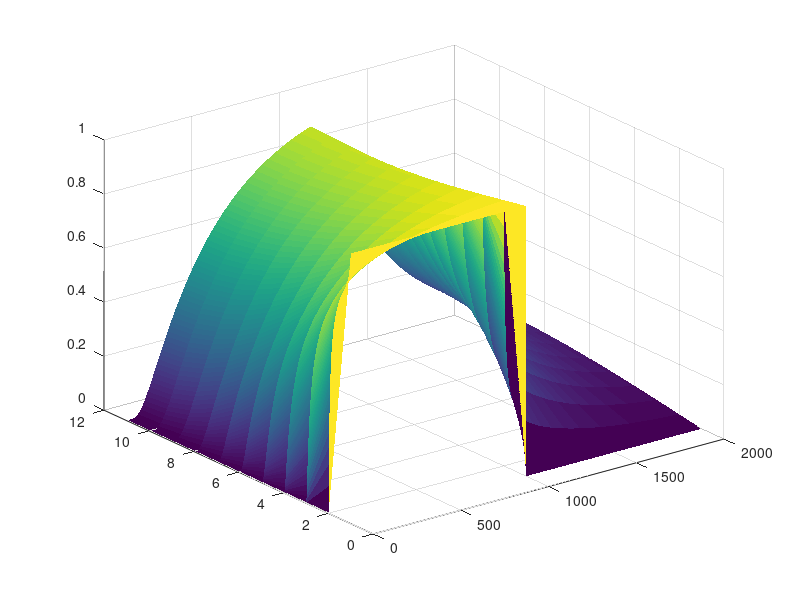
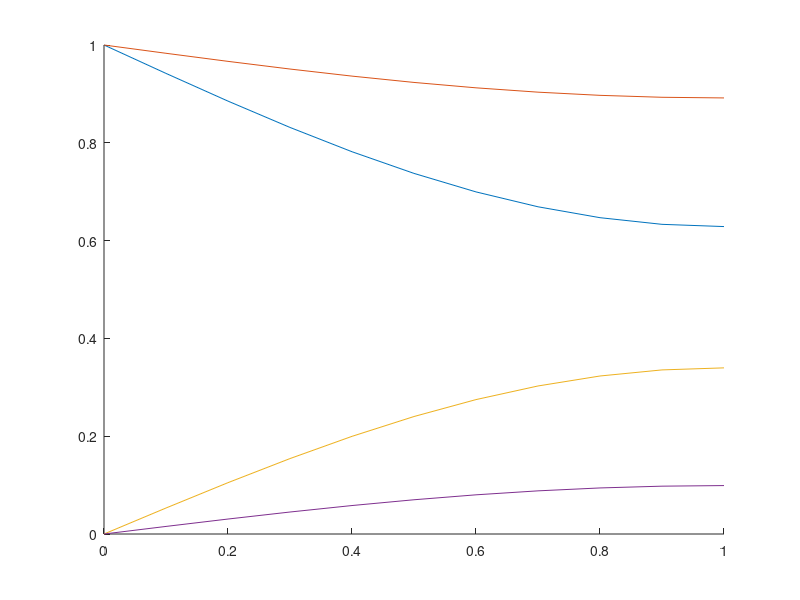

Recreate these plots in MATLAB, in order.
clear
N=[10 20 40];
tau=[0.5,1,1.5,2];
h=1/N(1);
hspan=linspace(0,1,N(1)+1);
A=(1/h^2)*full(gallery('tridiag',N(1),1,-2,1));
A(10,9)=200;
tend=2;
deltt=0.001;
tspan=linspace(deltt,tend,tend/deltt);
u0=zeros(length(N(1)));
u0(1)=1;
u=zeros(N(1),length(tspan));
%u(1,1)=1;
%u(1,tspan<=1)=1;
%b=zeros(1,N(1));
%b(1)=1;
%u(2,:)=A/b;
for tt=2:length(tspan)
    b=zeros(N(1),1);
    if tspan(tt-1)<=1
        b(1)=1/h^2;
    end
    %u(tt-1,:)=A\b';
    u(:,tt)= u(:,tt-1)+deltt*(A*u(:,tt-1)+b);
end
% assignment 1
U=zeros(N(1)+1,length(tspan));
U(1,tspan<=1)=1;
U(2:end,:)=u;
figure
surf(U,'LineStyle','none');
figure
hold on
plot(hspan,U(:,0.5/deltt));
plot(hspan,U(:,1/deltt));
plot(hspan,U(:,1.5/deltt));
plot(hspan,U(:,2/deltt));
hold off